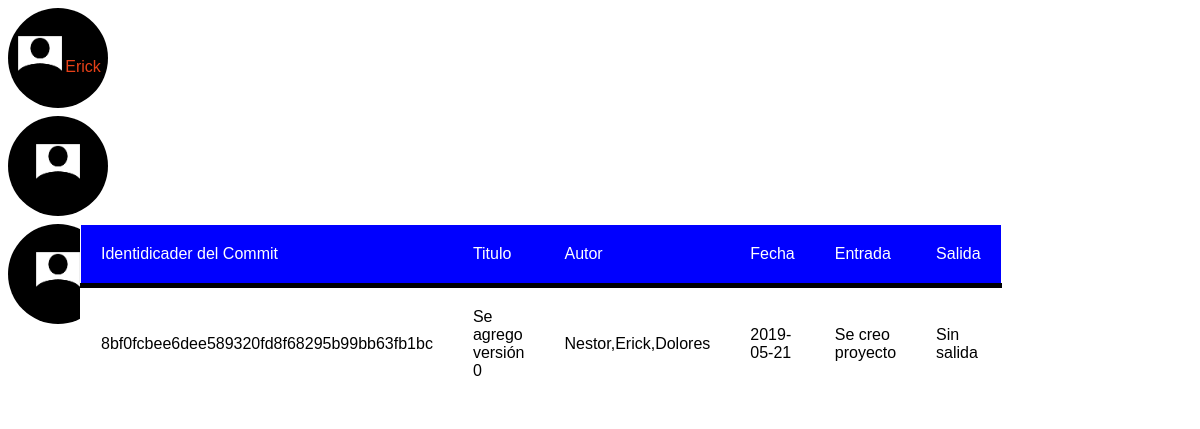
Page /seleccionarUsuario.php?e=1 on the earlier database version.
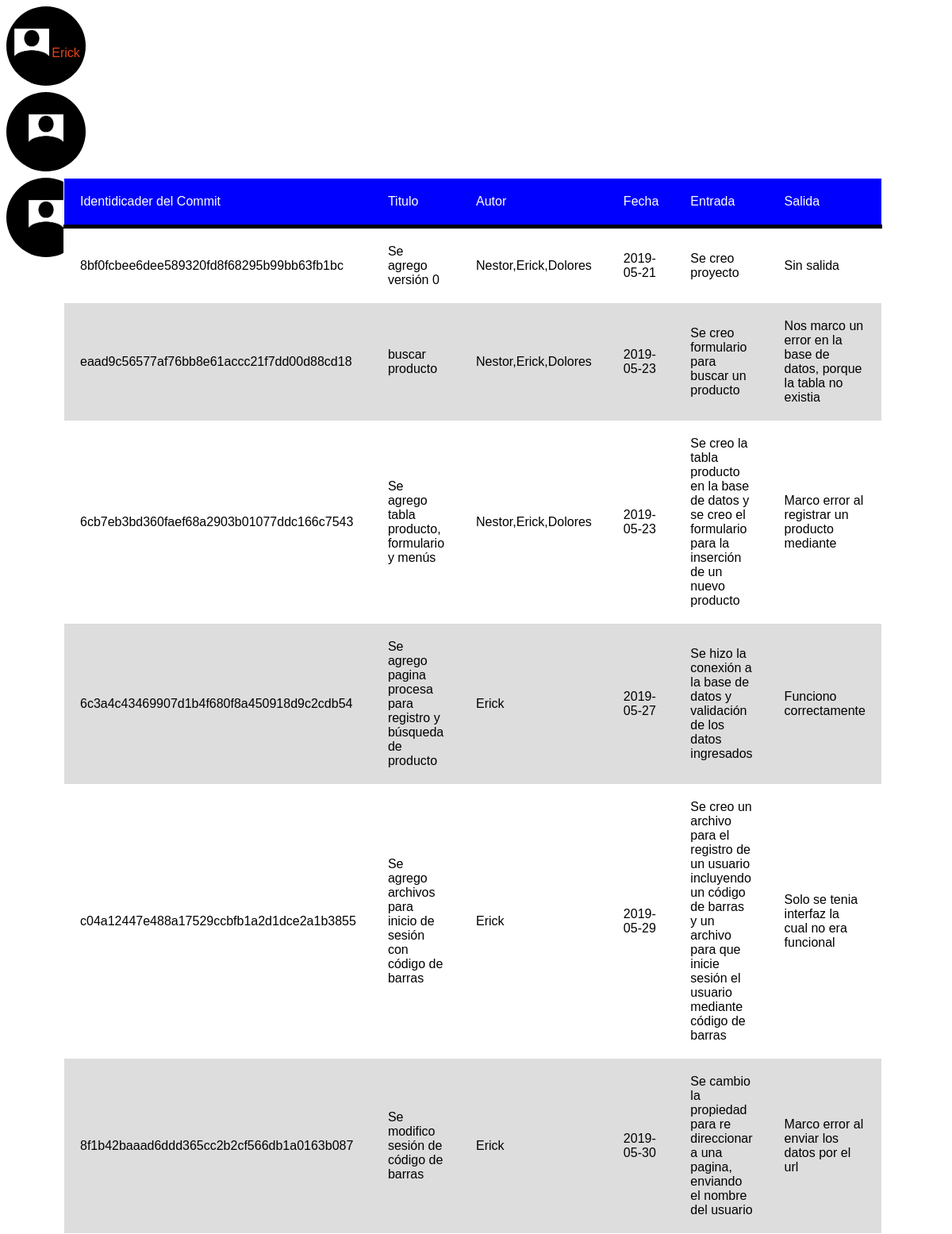
Same page on the later database version.
### tables this page shows
CREATE TABLE `modificaciones` (
  `id_commit` int(6) NOT NULL,
  `codigo` varchar(99) DEFAULT NULL,
  `titulo` varchar(150) DEFAULT NULL,
  `autor` varchar(20) DEFAULT NULL,
  `fecha` date DEFAULT NULL,
  `entrada` varchar(1000) DEFAULT NULL,
  `salida` varchar(1000) DEFAULT NULL,
  `id_prueba` int(6) DEFAULT NULL,
  `id_modulo` int(6) DEFAULT NULL
);

### seleccionarUsuario.php (the view, shortened to what this page needs)
<!DOCTYPE html>
<html lang="en" dir="ltr">
  <head>
    <link rel="stylesheet" href="estilos.css">
  </head>
  <body>
   <div class="search-box">
       <a class="search-btn" href="seleccionarUsuario.php?e=1">
         <img src="usuariod.png" height="50" width="50">
         <span class="phone">Erick</span>
       </a>
       <br>
       <br>
       <br>
       <br>
       <br>
       <br>
       <a class="search-btn" href="seleccionarUsuario.php?n=2"><img src="usuariod.png" height="50" width="50"></a>
       <br>
       <br>
       <br>
       <br>
       <br>
       <br>
         <a class="search-btn" href="seleccionarUsuario.php?d=3"><img src="usuariod.png" height="50" width="50"></a>
   </div>
<?php
@$e = $_GET['e'];
$conexion=mysqli_connect("localhost","root","","bitacora") or
                          die("Problemas en la conexión");
if($e != ""){
$consulta = "SELECT * FROM modificaciones WHERE autor LIKE'%Erick%'";
$respuesta= mysqli_query($conexion,$consulta)or die("Problemas en el select".mysqli_error($conexion));
?>
<div class="tabla">
<center> <table>
<thead>
  <tr whidth="20">
    <td  >Identidicader del Commit</td>
    <td>Titulo</td>
    <td>Autor</td>
    <td>Fecha</td>
    <td>Entrada</td>
    <td>Salida</td>
   </tr>
   </thead>
<?php
while($DatosCommit= mysqli_fetch_array($respuesta)) {
?>
  <tr>
     <td whidth="20"><?php echo utf8_encode($DatosCommit[1]); ?></td>
     <td><?php echo utf8_encode($DatosCommit[2]); ?></td>
     <td><?php echo utf8_encode($DatosCommit[3]); ?></td>
     <td><?php echo utf8_encode($DatosCommit[4]); ?></td>
     <td><?php echo utf8_encode($DatosCommit[5]); ?></td>
     <td><?php echo utf8_encode($DatosCommit[6]); ?></td>
 </tr>
<?php } ?>
</table></center>
</div>
<?php
}
?>
</body>
</html>

### estilos.css (style rules this page uses)
body { font-family: Arial; }
span.phone::before { content: '\A'; white-space: pre-line; text-align-last: inherit; }
.search-btn { color: #e84118; float:left; width: 100px; height: 100px; border-radius: 50%; background: black; display: flex; justify-content: center; align-items: center; text-decoration: none; }
.tabla { width:220px; position:absolute; left:80%; margin-left:-880px; }
table { border: 1px solid white; border-collapse: collapse; width: 500px; background-color: white; }
table td { border: 0px solid black; padding: 20px; }
table tr { border: 0px solid black; width: auto; }
thead { background-color: blue; border-bottom: solid 5px black; color: white; }
tr:nth-child(even) { background-color: #ddd; }

Differences in the rows shown:
added modificaciones: codigo "eaad9c56577af76bb8e61accc21f7dd00d88cd18", titulo "buscar producto", autor "Nestor,Erick,Dolores", fecha "2019-05-23", entrada "Se creo formulario para buscar un producto", salida "Nos marco un error en la base de datos, porque la tabla no existia"
added modificaciones: codigo "6cb7eb3bd360faef68a2903b01077ddc166c7543", titulo "Se agrego tabla producto, formulario y menús", autor "Nestor,Erick,Dolores", fecha "2019-05-23", entrada "Se creo la tabla producto en la base de datos y se creo el formulario para la inserción de un nuevo producto", salida "Marco error al registrar un producto mediante"
added modificaciones: codigo "6c3a4c43469907d1b4f680f8a450918d9c2cdb54", titulo "Se agrego pagina procesa para registro y búsqueda de producto", autor "Erick", fecha "2019-05-27", entrada "Se hizo la conexión a la base de datos y validación de los datos ingresados", salida "Funciono correctamente"
added modificaciones: codigo "c04a12447e488a17529ccbfb1a2d1dce2a1b3855", titulo "Se agrego archivos para inicio de sesión con código de barras", autor "Erick", fecha "2019-05-29", entrada "Se creo un archivo para el registro de un usuario incluyendo un código de barras y un archivo para que inicie sesión el usuario mediante código de barras", salida "Solo se tenia interfaz la cual no era funcional"
added modificaciones: codigo "8f1b42baaad6ddd365cc2b2cf566db1a0163b087", titulo "Se modifico sesión de código de barras", autor "Erick", fecha "2019-05-30", entrada "Se cambio la propiedad para re direccionar a una pagina, enviando el nombre del usuario", salida "Marco error al enviar los datos por el url"
